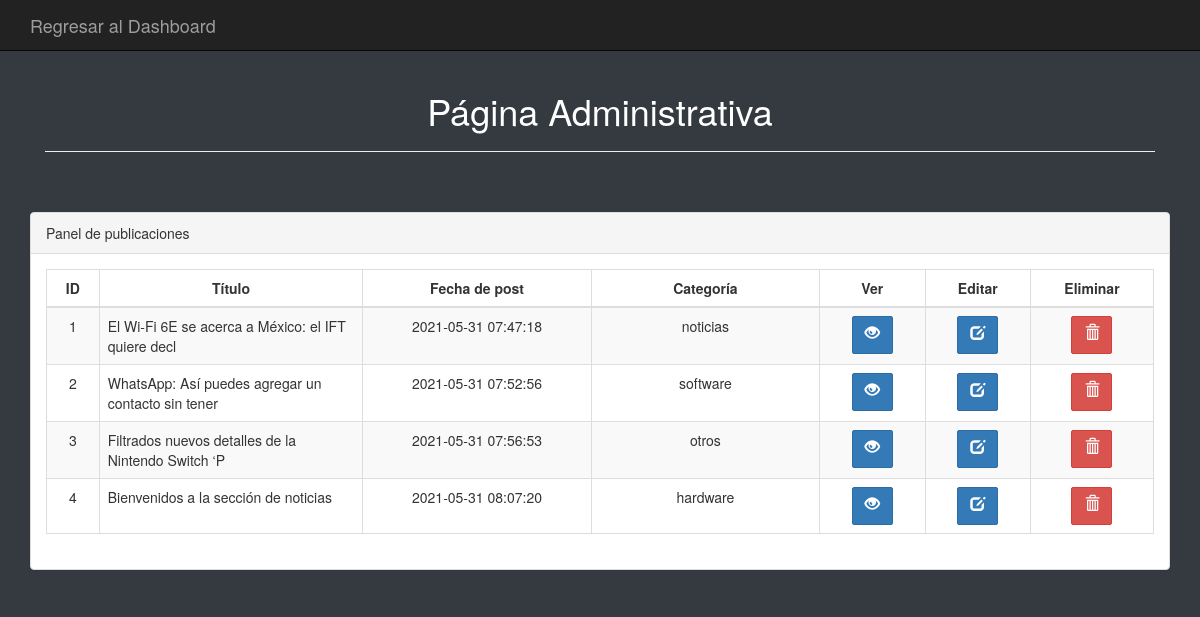
The app's page /admin/admin_portada.php (signed in), older data.
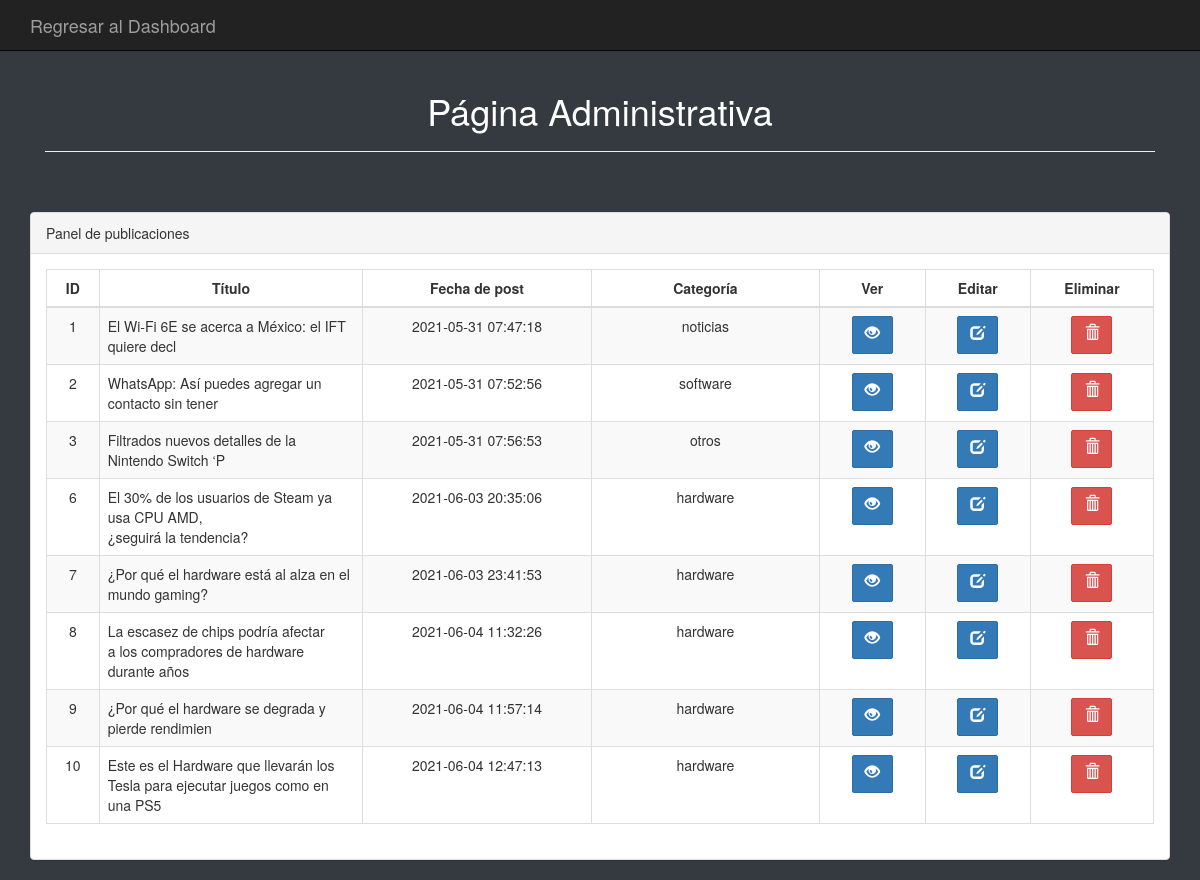
The same page, newer data.
### tables this page shows
CREATE TABLE `contenido` (
  `id` int(11) NOT NULL,
  `Titulo` varchar(85) DEFAULT NULL,
  `Fecha` datetime NOT NULL,
  `Comentario` text NOT NULL,
  `Imagen` varchar(30) DEFAULT NULL,
  `categoria` varchar(20) DEFAULT NULL
);

### admin/admin_portada.php (the view, shortened to what this page needs)
<!DOCTYPE html>
<html>
<head>
<link rel="stylesheet" href="../bootstrap/css/bootstrap.min.css">
</head>
<body style="background-color: #343a40;">
<nav class="navbar navbar-inverse navbar-static-top">
  <div class="container">
    <div class="navbar-header">
      <a class="navbar-brand" href="indexadmin.php">Regresar al Dashboard</a>
    </div>
  </div>
</nav>
<div class="wrapper">
<div class="container">
	<div class="col-lg-12">
		<center>
			<h1>Página Administrativa</h1>
		</center>
		<hr><br><br>
	</div>
	<br><br><br>
	<div class="row">
            <div class="col-lg-12">
                <div class="panel panel-default">
                    <div class="panel-heading"> Panel de publicaciones</div>
                    <div class="panel-body">
                        <div class="table-responsive">
                            <table class="table table-striped table-bordered table-hover">
                                <thead>
                                    <tr>
                                        <th width="3%" style="text-align: center;">ID</th>
                                        <th width="15%">Título</th>
                                        <th width="13%">Fecha de post</th>
                                        <th width="13%">Categoría</th>
                                        <th width="6%">Ver</th>
                                        <th width="6%">Editar</th>
                                        <th width="6%">Eliminar</th>
                                    </tr>
                                </thead>
                                <tbody>
								<?php
								$miconexion = mysqli_connect("localhost", "root", "", "blog_posts");                                ;
								$query="SELECT * FROM contenido";
								$result_contenido = mysqli_query($miconexion,$query);
								while($row=mysqli_fetch_array($result_contenido))
								{
								?>
                                    <tr>
                                        <td style="text-align: center;"><?php echo $row["id"]; ?></td>
                                        <td><?php echo $row["Titulo"]; ?></td>
                                        <td class="centro"><?php echo $row["Fecha"]; ?></td>
                                        <td class="centro"><?php echo $row["categoria"]; ?></td>
                                        <td class="centro"width="4%"><a class='btn btn-primary float-end' href= "/secciones/single_administrador.php?id=<?php echo $row['id']?> "><span class="glyphicon glyphicon-eye-open" aria-hidden="true"></a></span></td>
										<td class="centro" width="4%"><a href="editar_entrada.php?id=<?php echo $row['id']?>" class="btn btn-primary"><span class="glyphicon glyphicon-edit" aria-hidden="true"></span></td>
										<td class="centro" width="7%"><a href="eliminar_entrada.php?id=<?php echo $row['id']?>" class = "btn btn-danger"><span class="glyphicon glyphicon-trash" aria-hidden="true"></a></span></td>
                                    </tr>
								<?php
								}
								?>
                                </tbody>
                            </table>
                        </div>
                    </div>
                </div>
            </div>
</div>
</div>
</body>
</html>

### admin/admin_portada.php (style rules this page uses)
.form-control, .btn { min-height: 38px; border-radius: 2px; }
.btn { font-size: 15px; font-weight: bold; }
h1, h2, h3, h4 { color: white; }
th, .centro { text-align: center; }

Row changes from the older to the newer data that the page shows:
removed contenido: id "4", Titulo "Bienvenidos a la sección de noticias", Fecha "2021-05-31 08:07:20", categoria "hardware"
added contenido: id "6", Titulo "El 30% de los usuarios de Steam ya usa CPU AMD, ¿seguirá la tendencia?", Fecha "2021-06-03 20:35:06", categoria "hardware"
added contenido: id "7", Titulo "¿Por qué el hardware está al alza en el mundo gaming?", Fecha "2021-06-03 23:41:53", categoria "hardware"
added contenido: id "8", Titulo "La escasez de chips podría afectar a los compradores de hardware durante años", Fecha "2021-06-04 11:32:26", categoria "hardware"
added contenido: id "9", Titulo "¿Por qué el hardware se degrada y pierde rendimien", Fecha "2021-06-04 11:57:14", categoria "hardware"
added contenido: id "10", Titulo "Este es el Hardware que llevarán los Tesla para ejecutar juegos como en una PS5", Fecha "2021-06-04 12:47:13", categoria "hardware"
